Frame 1 (no input): blank canvas, image omitted
Frame 60 (the mouse pressed at the canvas centre just before this capture): blank canvas, image omitted
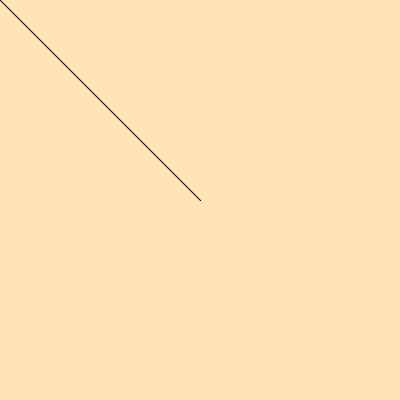
Frame 120 (the mouse held since frame 60 and released just before this capture)

The Processing sketch whose frames 1 and 60 were blank and that drew this single picture after the mouse press (run headless with seeded random() and noise(); from frame 60 on, the mouse is pressed at the canvas centre):

// Processing sketch: week17_2
// ── week17_2.pde
void setup(){
  size(400, 400);
  background(#FFE5B5);
}
void draw(){
  if(mousePressed){
    line(mouseX, mouseY, pmouseX, pmouseY);
  }
}
void keyPressed(){
  if(key=='1')stroke(255,0,0);
  if(key=='2')stroke(0,255,0);
  if(key=='3')stroke(0,0,255);
}
